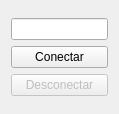
<?xml version="1.0" encoding="UTF-8"?>
<ui version="4.0">
 <class>FormSerial</class>
 <widget class="QWidget" name="FormSerial">
  <property name="geometry">
   <rect>
    <x>0</x>
    <y>0</y>
    <width>119</width>
    <height>114</height>
   </rect>
  </property>
  <property name="windowTitle">
   <string>SerialConfig</string>
  </property>
  <layout class="QVBoxLayout" name="verticalLayout_2">
   <item>
    <layout class="QVBoxLayout" name="verticalLayout">
     <item>
      <widget class="QLineEdit" name="portName"/>
     </item>
     <item>
      <widget class="QPushButton" name="openButton">
       <property name="text">
        <string>Conectar</string>
       </property>
      </widget>
     </item>
     <item>
      <widget class="QPushButton" name="closeButton">
       <property name="enabled">
        <bool>false</bool>
       </property>
       <property name="text">
        <string>Desconectar</string>
       </property>
      </widget>
     </item>
    </layout>
   </item>
  </layout>
 </widget>
 <resources/>
 <connections/>
</ui>
